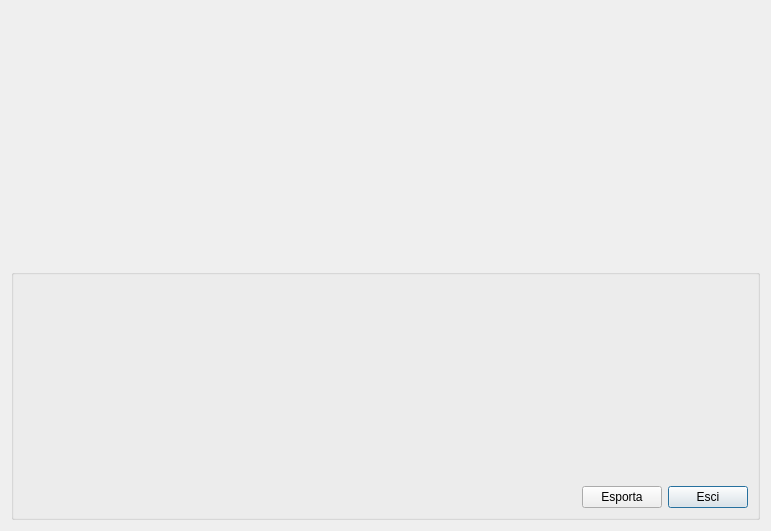
<?xml version="1.0" encoding="UTF-8"?>
<ui version="4.0">
 <class>esistenza_articoli</class>
 <widget class="QDialog" name="esistenza_articoli">
  <property name="geometry">
   <rect>
    <x>0</x>
    <y>0</y>
    <width>771</width>
    <height>531</height>
   </rect>
  </property>
  <property name="windowTitle">
   <string>Dialog</string>
  </property>
  <layout class="QGridLayout" name="gridLayout_2">
   <item row="1" column="0">
    <widget class="QGroupBox" name="groupBox">
     <property name="title">
      <string/>
     </property>
     <layout class="QGridLayout" name="gridLayout">
      <item row="1" column="3">
       <widget class="QPushButton" name="esci">
        <property name="sizePolicy">
         <sizepolicy hsizetype="Fixed" vsizetype="Fixed">
          <horstretch>0</horstretch>
          <verstretch>0</verstretch>
         </sizepolicy>
        </property>
        <property name="text">
         <string>Esci</string>
        </property>
        <property name="icon">
         <iconset resource="../fabaria.qrc">
          <normaloff>:/images/dialog-close.png</normaloff>:/images/dialog-close.png</iconset>
        </property>
       </widget>
      </item>
      <item row="1" column="2">
       <widget class="QPushButton" name="esporta">
        <property name="sizePolicy">
         <sizepolicy hsizetype="Fixed" vsizetype="Fixed">
          <horstretch>0</horstretch>
          <verstretch>0</verstretch>
         </sizepolicy>
        </property>
        <property name="text">
         <string>Esporta</string>
        </property>
        <property name="icon">
         <iconset resource="../fabaria.qrc">
          <normaloff>:/images/pdf.png</normaloff>:/images/pdf.png</iconset>
        </property>
       </widget>
      </item>
      <item row="1" column="0" colspan="2">
       <spacer name="horizontalSpacer">
        <property name="orientation">
         <enum>Qt::Horizontal</enum>
        </property>
        <property name="sizeHint" stdset="0">
         <size>
          <width>40</width>
          <height>20</height>
         </size>
        </property>
       </spacer>
      </item>
      <item row="0" column="0" colspan="4">
       <widget class="QLabel" name="labe_test">
        <property name="text">
         <string/>
        </property>
       </widget>
      </item>
     </layout>
    </widget>
   </item>
   <item row="0" column="0">
    <widget class="QwtPlot" name="esistenza"/>
   </item>
  </layout>
 </widget>
 <customwidgets>
  <customwidget>
   <class>QwtPlot</class>
   <extends>QFrame</extends>
   <header>../qwt/qwt_plot.h</header>
  </customwidget>
 </customwidgets>
 <tabstops>
  <tabstop>esporta</tabstop>
  <tabstop>esci</tabstop>
 </tabstops>
 <resources>
  <include location="../fabaria.qrc"/>
 </resources>
 <connections/>
</ui>
